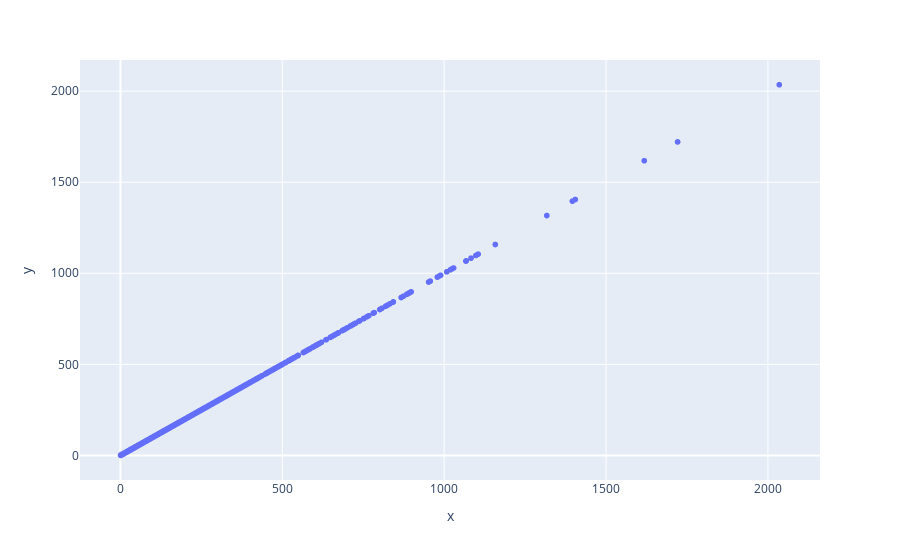

The notebook cell this image was saved under:
### Code cell


### Figure 1 — Plotly figure (JSON) as saved in the notebook; plotly's stock layout.template omitted (floating-point values rounded to 4 significant figures; data arrays with more than 128 entries replaced by an {"elided": "..."} marker saying what was removed)
{"data": [{"hovertemplate": "x=%{x}<br>y=%{y}<extra></extra>", "legendgroup": "", "marker": {"color": "#636efa", "symbol": "circle"}, "mode": "markers", "name": "", "showlegend": false, "type": "scattergl", "x": {"elided": "3640 int values"}, "xaxis": "x", "y": {"elided": "3640 int values"}, "yaxis": "y"}], "layout": {"legend": {"tracegroupgap": 0}, "margin": {"t": 60}, "xaxis": {"anchor": "y", "domain": [0, 1], "title": {"text": "x"}}, "yaxis": {"anchor": "x", "domain": [0, 1], "title": {"text": "y"}}}}
